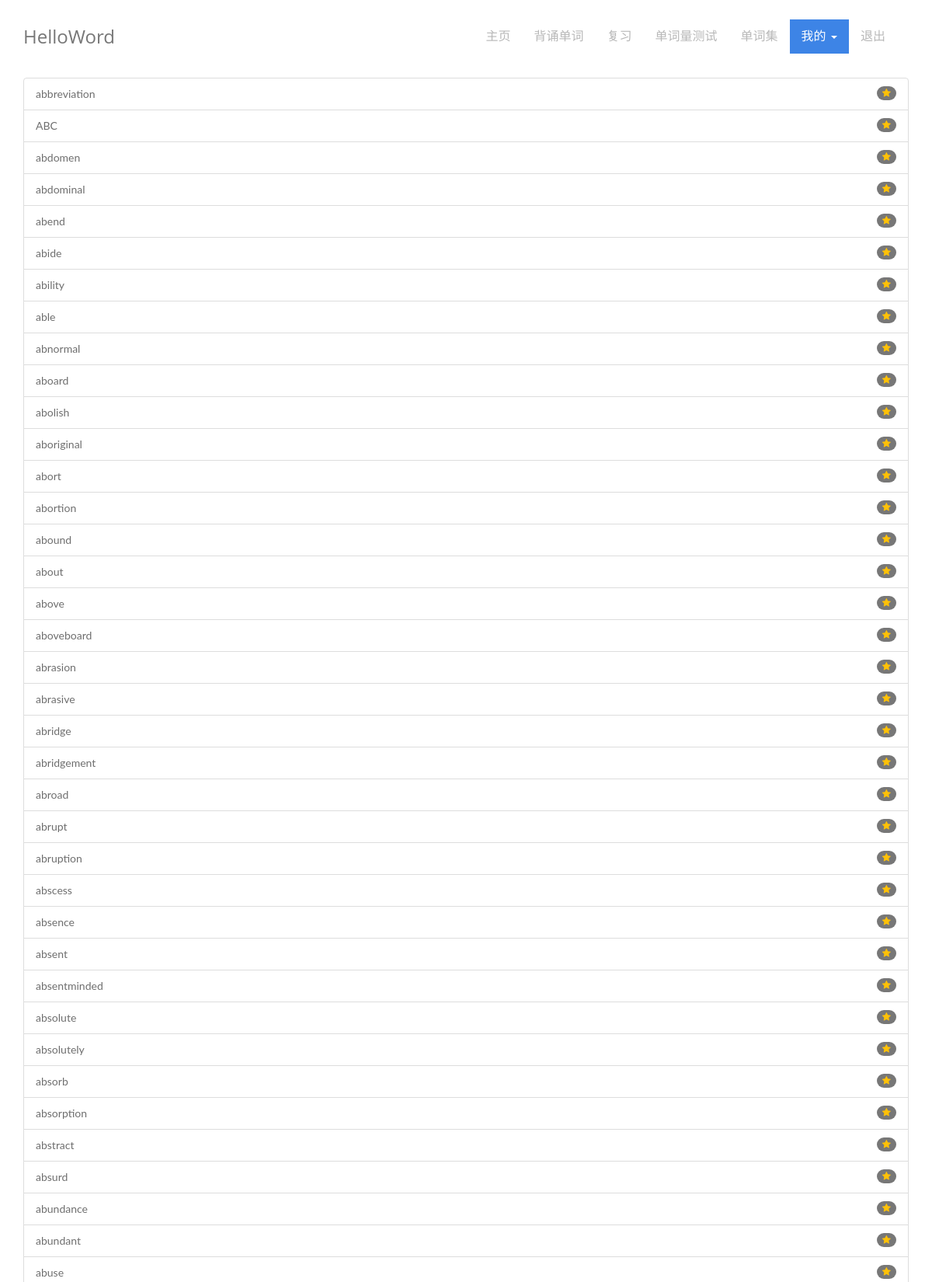
Page /mywords/ (signed in, upper part) on the committed database.
### word/models.py (models this page shows, shortened)
class Word(models.Model):
    text = models.CharField(max_length=50, unique=True, blank=False)

### word/views.py (the view)
# urls.py: url(r'^mywords/$', word.views.mywords, name='mywords'),
def mywords(request):
    if request.user.is_authenticated():
        user = request.user
        words = user.my_words.all()
        return render(request, 'word/mywords.html',{'words':words})
    else:
        return render(request, 'word/pleaselogin.html', {})

### word/templates/word/mywords.html (shortened to what this page needs)
{% extends 'word/base.html' %}
{% load staticfiles %}
{% block content %}
<div class="container">
    <ul class="list-group">
        {% for word in words %}
        <li class="list-group-item">
            <span class="badge star-badge on" data-word="{{word.text}}"><i class="fa fa-star"></i></span>
            <div class="my-word" >{{word.text}}</div>
        </li>
        {% endfor %}
    </ul>
</div>
<br/>
    <br/>
    <br/>
    <br/>
{% endblock %}

### word/static/css/style.css (style rules this page uses)
body { font-family: 'Lato', sans-serif; font-weight: normal; color: #6E6E6E; }
.star-badge.on { color: #FFC107; }
.star-badge { cursor: pointer; }
ul, .list.custom-list ul { margin: 0 0 11px; list-style-type: none; padding-left: 10px; }

### rows in the picture
Word: text "abbreviation"
Word: text "ABC"
Word: text "abdomen"
Word: text "abdominal"
Word: text "abend"
Word: text "abide"
Word: text "ability"
Word: text "able"
Word: text "abnormal"
Word: text "aboard"
Word: text "abolish"
Word: text "aboriginal"
Word: text "abort"
Word: text "abortion"
Word: text "abound"
Word: text "about"
Word: text "above"
Word: text "aboveboard"
Word: text "abrasion"
Word: text "abrasive"
Word: text "abridge"
Word: text "abridgement"
Word: text "abroad"
Word: text "abrupt"
Word: text "abruption"
Word: text "abscess"
Word: text "absence"
Word: text "absent"
Word: text "absentminded"
Word: text "absolute"
Word: text "absolutely"
Word: text "absorb"
Word: text "absorption"
Word: text "abstract"
Word: text "absurd"
Word: text "abundance"
Word: text "abundant"
Word: text "abuse"
